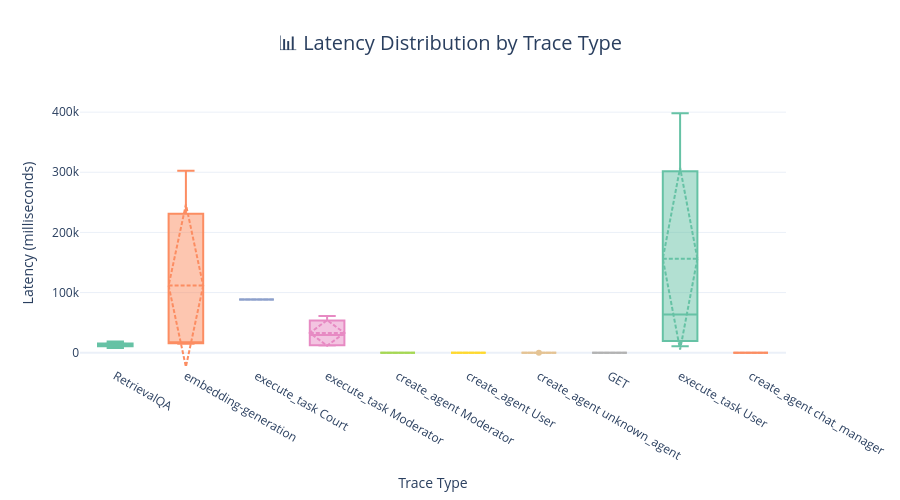
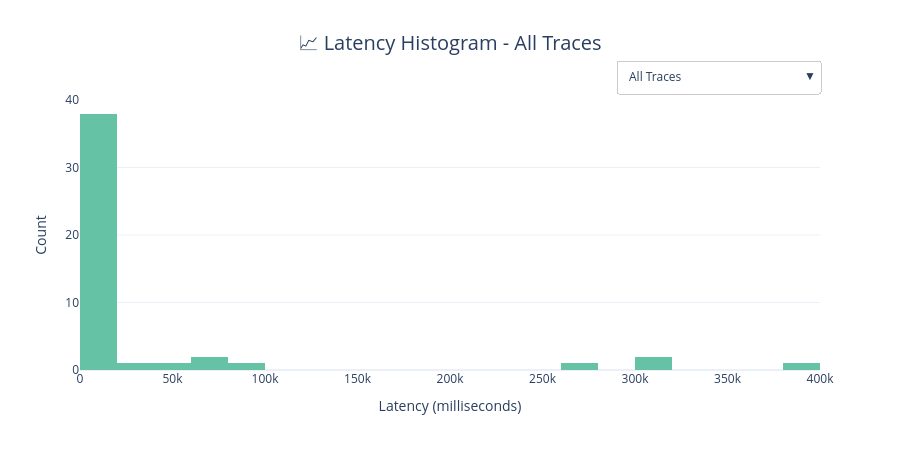
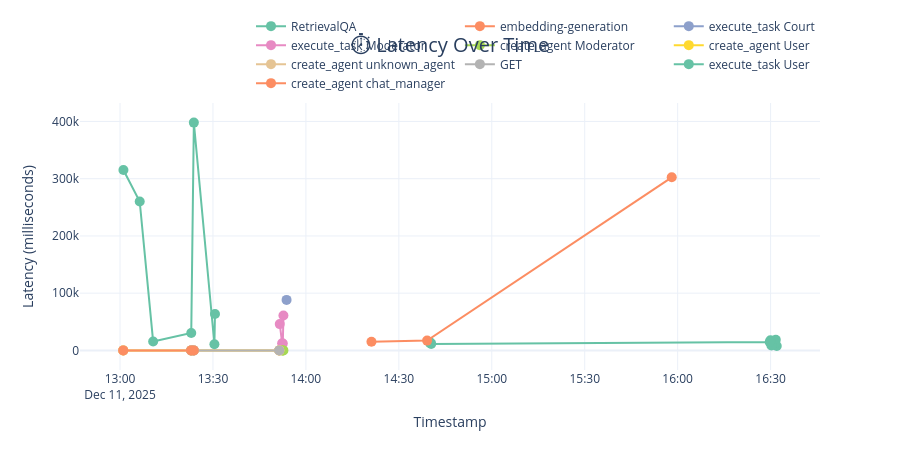

Notebook code cell kept with these figures, in order:
### Code cell
# 📊 Create interactive visualizations to explore RAG pipeline performance
# Educational Goal: Show how to properly analyze performance metrics by trace type

if not df.empty and df['latency_ms'].notna().any():
    import plotly.graph_objects as go
    import plotly.express as px
    
    # Filter out traces without latency data
    df_with_latency = df[df['latency_ms'].notna()].copy()
    
    # Define a clean, colorblind-friendly palette
    colors = px.colors.qualitative.Set2
    
    # ═══════════════════════════════════════════════════════════════════════
    # VISUALIZATION 1: Box Plot - Latency Distribution by Trace Type
    # ═══════════════════════════════════════════════════════════════════════
    # Why: Shows that different operations have VASTLY different performance profiles
    # Key Learning: Never mix metrics from different operation types!
    
    fig1 = go.Figure()
    
    for i, trace_type in enumerate(df_with_latency['name'].unique()):
        trace_latencies = df_with_latency[df_with_latency['name'] == trace_type]['latency_ms']
        fig1.add_trace(go.Box(
            y=trace_latencies,
            name=trace_type,
            marker_color=colors[i % len(colors)],
            boxmean='sd',  # Show mean and std deviation
            hovertemplate="<b>%{fullData.name}</b><br>Latency: %{y:.0f} ms<extra></extra>"
        ))
    
    fig1.update_layout(
        title={
            'text': "📊 Latency Distribution by Trace Type",
            'x': 0.5,
            'xanchor': 'center',
            'font': {'size': 20}
        },
        yaxis_title="Latency (milliseconds)",
        xaxis_title="Trace Type",
        template="plotly_white",
        height=500,
        showlegend=False,
        hovermode='closest'
    )
    
    fig1.show()
    
    # ═══════════════════════════════════════════════════════════════════════
    # VISUALIZATION 2: Interactive Histogram with Dropdown Filter
    # ═══════════════════════════════════════════════════════════════════════
    # Why: Allows exploring each trace type's distribution independently
    # Key Learning: RetrievalQA (8-13s) vs embedding-generation (1-2s) are different operations
    
    fig2 = go.Figure()
    
    # Add histogram for all traces (problematic - shows mixed distributions!)
    fig2.add_trace(go.Histogram(
        x=df_with_latency['latency_ms'],
        name='All Traces',
        nbinsx=20,
        visible=True,
        marker_color=colors[0],
        hovertemplate="Latency: %{x:.0f} ms<br>Count: %{y}<extra></extra>"
    ))
    
    # Add histogram for each trace type (proper segmentation)
    for i, trace_type in enumerate(df_with_latency['name'].unique()):
        trace_latencies = df_with_latency[df_with_latency['name'] == trace_type]['latency_ms']
        fig2.add_trace(go.Histogram(
            x=trace_latencies,
            name=trace_type,
            nbinsx=15,
            visible=False,
            marker_color=colors[i % len(colors)],
            hovertemplate=f"<b>{trace_type}</b><br>Latency: %{{x:.0f}} ms<br>Count: %{{y}}<extra></extra>"
        ))
    
    # Create dropdown menu for filtering
    buttons = [dict(
        label='All Traces',
        method='update',
        args=[{'visible': [True] + [False] * len(df_with_latency['name'].unique())},
              {'title': '📈 Latency Histogram - All Traces'}]
    )]
    
    for i, trace_type in enumerate(df_with_latency['name'].unique()):
        visible = [False] * (len(df_with_latency['name'].unique()) + 1)
        visible[i + 1] = True
        buttons.append(dict(
            label=trace_type,
            method='update',
            args=[{'visible': visible},
                  {'title': f'📈 Latency Histogram - {trace_type}'}]
        ))
    
    fig2.update_layout(
        title={
            'text': '📈 Latency Histogram - All Traces',
            'x': 0.5,
            'xanchor': 'center',
            'font': {'size': 20}
        },
        xaxis_title='Latency (milliseconds)',
        yaxis_title='Count',
        template="plotly_white",
        updatemenus=[dict(
            active=0,
            buttons=buttons,
            direction="down",
            showactive=True,
            x=1.0,
            xanchor="right",
            y=1.15,
            yanchor="top",
            bgcolor="white",
            bordercolor="#ccc",
            borderwidth=1
        )],
        height=450
    )
    
    fig2.show()
    
    # ═══════════════════════════════════════════════════════════════════════
    # VISUALIZATION 3: Timeline - Latency Over Time
    # ═══════════════════════════════════════════════════════════════════════
    # Why: Detect performance degradation or improvements over time
    # Key Learning: Watch for trends, spikes, or degradation patterns
    
    fig3 = go.Figure()
    
    for i, trace_type in enumerate(df_with_latency['name'].unique()):
        trace_df = df_with_latency[df_with_latency['name'] == trace_type]
        fig3.add_trace(go.Scatter(
            x=trace_df['timestamp'],
            y=trace_df['latency_ms'],
            mode='markers+lines',
            name=trace_type,
            marker=dict(size=10, color=colors[i % len(colors)]),
            line=dict(width=2, color=colors[i % len(colors)]),
            hovertemplate="<b>%{fullData.name}</b><br>Time: %{x}<br>Latency: %{y:.0f} ms<extra></extra>"
        ))
    
    fig3.update_layout(
        title={
            'text': "⏱️ Latency Over Time",
            'x': 0.5,
            'xanchor': 'center',
            'font': {'size': 20}
        },
        xaxis_title='Timestamp',
        yaxis_title='Latency (milliseconds)',
        template="plotly_white",
        height=450,
        hovermode='closest',
        legend=dict(
            orientation="h",
            yanchor="bottom",
            y=1.02,
            xanchor="right",
            x=1
        )
    )
    
    fig3.show()
    
    # ═══════════════════════════════════════════════════════════════════════
    # SUMMARY STATISTICS TABLE
    # ═══════════════════════════════════════════════════════════════════════
    # Educational: Show statistics PER trace type (not mixed!)
    
    print("\n" + "="*80)
    print("📈 PERFORMANCE SUMMARY")
    print("="*80)
    
    for trace_type in df_with_latency['name'].unique():
        latencies = df_with_latency[df_with_latency['name'] == trace_type]['latency_ms']
        if len(latencies) > 0:
            print(f"\n🔹 {trace_type}")
            print(f"   Traces:  {len(latencies)}")
            print(f"   Min:     {latencies.min():.0f} ms  ({latencies.min()/1000:.2f} sec)")
            print(f"   Max:     {latencies.max():.0f} ms  ({latencies.max()/1000:.2f} sec)")
            print(f"   Mean:    {latencies.mean():.0f} ms  ({latencies.mean()/1000:.2f} sec)")
            print(f"   Median:  {latencies.median():.0f} ms  ({latencies.median()/1000:.2f} sec)")
            print(f"   Std Dev: {latencies.std():.0f} ms")
    
    print("\n" + "="*80)
    print("\n💡 Key Takeaway: RetrievalQA (~11s) is much slower than embedding-generation (~1.7s)")
    print("   because it involves vector search + LLM generation, while embeddings are just")
    print("   one model call. This is normal and expected!")
    print("\n" + "="*80)
    
    success(f"View detailed traces at {LANGFUSE_HOST}")
else:
    info("No trace data available for visualization. Run the RAG queries first!")

### Figure 1 — Plotly figure (JSON) as saved in the notebook; plotly's stock layout.template omitted (floating-point values rounded to 4 significant figures)
{"data": [{"boxmean": "sd", "hovertemplate": "<b>%{fullData.name}</b><br>Latency: %{y:.0f} ms<extra></extra>", "marker": {"color": "rgb(102,194,165)"}, "name": "RetrievalQA", "type": "box", "y": [7707.0, 18440.0, 12760.0, 8591.0, 17710.0, 14460.0, 11380.0, 13750.0, 13640.0]}, {"boxmean": "sd", "hovertemplate": "<b>%{fullData.name}</b><br>Latency: %{y:.0f} ms<extra></extra>", "marker": {"color": "rgb(252,141,98)"}, "name": "embedding-generation", "type": "box", "y": [302500.0, 17140.0, 14990.0]}, {"boxmean": "sd", "hovertemplate": "<b>%{fullData.name}</b><br>Latency: %{y:.0f} ms<extra></extra>", "marker": {"color": "rgb(141,160,203)"}, "name": "execute_task Court", "type": "box", "y": [88280.0]}, {"boxmean": "sd", "hovertemplate": "<b>%{fullData.name}</b><br>Latency: %{y:.0f} ms<extra></extra>", "marker": {"color": "rgb(231,138,195)"}, "name": "execute_task Moderator", "type": "box", "y": [60880.0, 11950.0, 12620.0, 45920.0]}, {"boxmean": "sd", "hovertemplate": "<b>%{fullData.name}</b><br>Latency: %{y:.0f} ms<extra></extra>", "marker": {"color": "rgb(166,216,84)"}, "name": "create_agent Moderator", "type": "box", "y": [1.0, 1.0, 1.0]}, {"boxmean": "sd", "hovertemplate": "<b>%{fullData.name}</b><br>Latency: %{y:.0f} ms<extra></extra>", "marker": {"color": "rgb(255,217,47)"}, "name": "create_agent User", "type": "box", "y": [1.0, 1.0, 2.0]}, {"boxmean": "sd", "hovertemplate": "<b>%{fullData.name}</b><br>Latency: %{y:.0f} ms<extra></extra>", "marker": {"color": "rgb(229,196,148)"}, "name": "create_agent unknown_agent", "type": "box", "y": [16.0, 16.0, 17.0, 16.0, 16.0, 16.0, 16.0, 16.0, 16.0, 16.0, 16.0]}, {"boxmean": "sd", "hovertemplate": "<b>%{fullData.name}</b><br>Latency: %{y:.0f} ms<extra></extra>", "marker": {"color": "rgb(179,179,179)"}, "name": "GET", "type": "box", "y": [11.0, 18.0, 15.0]}, {"boxmean": "sd", "hovertemplate": "<b>%{fullData.name}</b><br>Latency: %{y:.0f} ms<extra></extra>", "marker": {"color": "rgb(102,194,165)"}, "name": "execute_task User", "type": "box", "y": [63590.0, 10810.0, 398100.0, 30480.0, 15610.0, 260200.0, 315400.0]}, {"boxmean": "sd", "hovertemplate": "<b>%{fullData.name}</b><br>Latency: %{y:.0f} ms<extra></extra>", "marker": {"color": "rgb(252,141,98)"}, "name": "create_agent chat_manager", "type": "box", "y": [15.0, 15.0, 15.0]}], "layout": {"height": 500, "hovermode": "closest", "showlegend": false, "title": {"font": {"size": 20}, "text": "📊 Latency Distribution by Trace Type", "x": 0.5, "xanchor": "center"}, "xaxis": {"title": {"text": "Trace Type"}}, "yaxis": {"title": {"text": "Latency (milliseconds)"}}}}

### Figure 2 — Plotly figure (JSON) as saved in the notebook; plotly's stock layout.template omitted (floating-point values rounded to 4 significant figures)
{"data": [{"hovertemplate": "Latency: %{x:.0f} ms<br>Count: %{y}<extra></extra>", "marker": {"color": "rgb(102,194,165)"}, "name": "All Traces", "nbinsx": 20, "type": "histogram", "visible": true, "x": [7707.0, 18440.0, 12760.0, 8591.0, 17710.0, 14460.0, 302500.0, 11380.0, 13750.0, 13640.0, 17140.0, 14990.0, 88280.0, 60880.0, 1.0, 11950.0, 1.0, 12620.0, 1.0, 45920.0, 1.0, 16.0, 16.0, 17.0, 11.0, 63590.0, 10810.0, 398100.0, 15.0, 16.0, 16.0, 16.0, 18.0, 30480.0, 15.0, 1.0, 16.0, 16.0, 16.0, 15.0, 15610.0, 260200.0, 315400.0, 15.0, 2.0, 16.0, 16.0]}, {"hovertemplate": "<b>RetrievalQA</b><br>Latency: %{x:.0f} ms<br>Count: %{y}<extra></extra>", "marker": {"color": "rgb(102,194,165)"}, "name": "RetrievalQA", "nbinsx": 15, "type": "histogram", "visible": false, "x": [7707.0, 18440.0, 12760.0, 8591.0, 17710.0, 14460.0, 11380.0, 13750.0, 13640.0]}, {"hovertemplate": "<b>embedding-generation</b><br>Latency: %{x:.0f} ms<br>Count: %{y}<extra></extra>", "marker": {"color": "rgb(252,141,98)"}, "name": "embedding-generation", "nbinsx": 15, "type": "histogram", "visible": false, "x": [302500.0, 17140.0, 14990.0]}, {"hovertemplate": "<b>execute_task Court</b><br>Latency: %{x:.0f} ms<br>Count: %{y}<extra></extra>", "marker": {"color": "rgb(141,160,203)"}, "name": "execute_task Court", "nbinsx": 15, "type": "histogram", "visible": false, "x": [88280.0]}, {"hovertemplate": "<b>execute_task Moderator</b><br>Latency: %{x:.0f} ms<br>Count: %{y}<extra></extra>", "marker": {"color": "rgb(231,138,195)"}, "name": "execute_task Moderator", "nbinsx": 15, "type": "histogram", "visible": false, "x": [60880.0, 11950.0, 12620.0, 45920.0]}, {"hovertemplate": "<b>create_agent Moderator</b><br>Latency: %{x:.0f} ms<br>Count: %{y}<extra></extra>", "marker": {"color": "rgb(166,216,84)"}, "name": "create_agent Moderator", "nbinsx": 15, "type": "histogram", "visible": false, "x": [1.0, 1.0, 1.0]}, {"hovertemplate": "<b>create_agent User</b><br>Latency: %{x:.0f} ms<br>Count: %{y}<extra></extra>", "marker": {"color": "rgb(255,217,47)"}, "name": "create_agent User", "nbinsx": 15, "type": "histogram", "visible": false, "x": [1.0, 1.0, 2.0]}, {"hovertemplate": "<b>create_agent unknown_agent</b><br>Latency: %{x:.0f} ms<br>Count: %{y}<extra></extra>", "marker": {"color": "rgb(229,196,148)"}, "name": "create_agent unknown_agent", "nbinsx": 15, "type": "histogram", "visible": false, "x": [16.0, 16.0, 17.0, 16.0, 16.0, 16.0, 16.0, 16.0, 16.0, 16.0, 16.0]}, {"hovertemplate": "<b>GET</b><br>Latency: %{x:.0f} ms<br>Count: %{y}<extra></extra>", "marker": {"color": "rgb(179,179,179)"}, "name": "GET", "nbinsx": 15, "type": "histogram", "visible": false, "x": [11.0, 18.0, 15.0]}, {"hovertemplate": "<b>execute_task User</b><br>Latency: %{x:.0f} ms<br>Count: %{y}<extra></extra>", "marker": {"color": "rgb(102,194,165)"}, "name": "execute_task User", "nbinsx": 15, "type": "histogram", "visible": false, "x": [63590.0, 10810.0, 398100.0, 30480.0, 15610.0, 260200.0, 315400.0]}, {"hovertemplate": "<b>create_agent chat_manager</b><br>Latency: %{x:.0f} ms<br>Count: %{y}<extra></extra>", "marker": {"color": "rgb(252,141,98)"}, "name": "create_agent chat_manager", "nbinsx": 15, "type": "histogram", "visible": false, "x": [15.0, 15.0, 15.0]}], "layout": {"height": 450, "title": {"font": {"size": 20}, "text": "📈 Latency Histogram - All Traces", "x": 0.5, "xanchor": "center"}, "updatemenus": [{"active": 0, "bgcolor": "white", "bordercolor": "#ccc", "borderwidth": 1, "buttons": [{"args": [{"visible": [true, false, false, false, false, false, false, false, false, false, false]}, {"title": "📈 Latency Histogram - All Traces"}], "label": "All Traces", "method": "update"}, {"args": [{"visible": [false, true, false, false, false, false, false, false, false, false, false]}, {"title": "📈 Latency Histogram - RetrievalQA"}], "label": "RetrievalQA", "method": "update"}, {"args": [{"visible": [false, false, true, false, false, false, false, false, false, false, false]}, {"title": "📈 Latency Histogram - embedding-generation"}], "label": "embedding-generation", "method": "update"}, {"args": [{"visible": [false, false, false, true, false, false, false, false, false, false, false]}, {"title": "📈 Latency Histogram - execute_task Court"}], "label": "execute_task Court", "method": "update"}, {"args": [{"visible": [false, false, false, false, true, false, false, false, false, false, false]}, {"title": "📈 Latency Histogram - execute_task Moderator"}], "label": "execute_task Moderator", "method": "update"}, {"args": [{"visible": [false, false, false, false, false, true, false, false, false, false, false]}, {"title": "📈 Latency Histogram - create_agent Moderator"}], "label": "create_agent Moderator", "method": "update"}, {"args": [{"visible": [false, false, false, false, false, false, true, false, false, false, false]}, {"title": "📈 Latency Histogram - create_agent User"}], "label": "create_agent User", "method": "update"}, {"args": [{"visible": [false, false, false, false, false, false, false, true, false, false, false]}, {"title": "📈 Latency Histogram - create_agent unknown_agent"}], "label": "create_agent unknown_agent", "method": "update"}, {"args": [{"visible": [false, false, false, false, false, false, false, false, true, false, false]}, {"title": "📈 Latency Histogram - GET"}], "label": "GET", "method": "update"}, {"args": [{"visible": [false, false, false, false, false, false, false, false, false, true, false]}, {"title": "📈 Latency Histogram - execute_task User"}], "label": "execute_task User", "method": "update"}, {"args": [{"visible": [false, false, false, false, false, false, false, false, false, false, true]}, {"title": "📈 Latency Histogram - create_agent chat_manager"}], "label": "create_agent chat_manager", "method": "update"}], "direction": "down", "showactive": true, "x": 1, "xanchor": "right", "y": 1.15, "yanchor": "top"}], "xaxis": {"title": {"text": "Latency (milliseconds)"}}, "yaxis": {"title": {"text": "Count"}}}}

### Figure 3 — Plotly figure (JSON) as saved in the notebook; plotly's stock layout.template omitted (floating-point values rounded to 4 significant figures)
{"data": [{"hovertemplate": "<b>%{fullData.name}</b><br>Time: %{x}<br>Latency: %{y:.0f} ms<extra></extra>", "line": {"color": "rgb(102,194,165)", "width": 2}, "marker": {"color": "rgb(102,194,165)", "size": 10}, "mode": "markers+lines", "name": "RetrievalQA", "type": "scatter", "x": ["2025-12-11T16:31:59.049000", "2025-12-11T16:31:40.612000", "2025-12-11T16:31:27.848000", "2025-12-11T16:30:15.156000", "2025-12-11T16:29:57.444000", "2025-12-11T16:29:42.981000", "2025-12-11T14:40:26.392000", "2025-12-11T14:40:12.642000", "2025-12-11T14:39:59.003000"], "y": [7707.0, 18440.0, 12760.0, 8591.0, 17710.0, 14460.0, 11380.0, 13750.0, 13640.0]}, {"hovertemplate": "<b>%{fullData.name}</b><br>Time: %{x}<br>Latency: %{y:.0f} ms<extra></extra>", "line": {"color": "rgb(252,141,98)", "width": 2}, "marker": {"color": "rgb(252,141,98)", "size": 10}, "mode": "markers+lines", "name": "embedding-generation", "type": "scatter", "x": ["2025-12-11T15:58:05.139000", "2025-12-11T14:39:07.295000", "2025-12-11T14:21:09.550000"], "y": [302500.0, 17140.0, 14990.0]}, {"hovertemplate": "<b>%{fullData.name}</b><br>Time: %{x}<br>Latency: %{y:.0f} ms<extra></extra>", "line": {"color": "rgb(141,160,203)", "width": 2}, "marker": {"color": "rgb(141,160,203)", "size": 10}, "mode": "markers+lines", "name": "execute_task Court", "type": "scatter", "x": ["2025-12-11T13:53:45.491000"], "y": [88280.0]}, {"hovertemplate": "<b>%{fullData.name}</b><br>Time: %{x}<br>Latency: %{y:.0f} ms<extra></extra>", "line": {"color": "rgb(231,138,195)", "width": 2}, "marker": {"color": "rgb(231,138,195)", "size": 10}, "mode": "markers+lines", "name": "execute_task Moderator", "type": "scatter", "x": ["2025-12-11T13:52:44.580000", "2025-12-11T13:52:32.585000", "2025-12-11T13:52:19.923000", "2025-12-11T13:51:33.978000"], "y": [60880.0, 11950.0, 12620.0, 45920.0]}, {"hovertemplate": "<b>%{fullData.name}</b><br>Time: %{x}<br>Latency: %{y:.0f} ms<extra></extra>", "line": {"color": "rgb(166,216,84)", "width": 2}, "marker": {"color": "rgb(166,216,84)", "size": 10}, "mode": "markers+lines", "name": "create_agent Moderator", "type": "scatter", "x": ["2025-12-11T13:52:44.540000", "2025-12-11T13:52:32.545000", "2025-12-11T13:52:19.898000"], "y": [1.0, 1.0, 1.0]}, {"hovertemplate": "<b>%{fullData.name}</b><br>Time: %{x}<br>Latency: %{y:.0f} ms<extra></extra>", "line": {"color": "rgb(255,217,47)", "width": 2}, "marker": {"color": "rgb(255,217,47)", "size": 10}, "mode": "markers+lines", "name": "create_agent User", "type": "scatter", "x": ["2025-12-11T13:51:24.216000", "2025-12-11T13:22:57.366000", "2025-12-11T13:01:02.429000"], "y": [1.0, 1.0, 2.0]}, {"hovertemplate": "<b>%{fullData.name}</b><br>Time: %{x}<br>Latency: %{y:.0f} ms<extra></extra>", "line": {"color": "rgb(229,196,148)", "width": 2}, "marker": {"color": "rgb(229,196,148)", "size": 10}, "mode": "markers+lines", "name": "create_agent unknown_agent", "type": "scatter", "x": ["2025-12-11T13:51:24.192000", "2025-12-11T13:51:24.167000", "2025-12-11T13:51:24.141000", "2025-12-11T13:23:48.159000", "2025-12-11T13:23:48.135000", "2025-12-11T13:23:48.111000", "2025-12-11T13:22:57.342000", "2025-12-11T13:22:57.318000", "2025-12-11T13:22:57.292000", "2025-12-11T13:01:02.404000", "2025-12-11T13:01:02.378000"], "y": [16.0, 16.0, 17.0, 16.0, 16.0, 16.0, 16.0, 16.0, 16.0, 16.0, 16.0]}, {"hovertemplate": "<b>%{fullData.name}</b><br>Time: %{x}<br>Latency: %{y:.0f} ms<extra></extra>", "line": {"color": "rgb(179,179,179)", "width": 2}, "marker": {"color": "rgb(179,179,179)", "size": 10}, "mode": "markers+lines", "name": "GET", "type": "scatter", "x": ["2025-12-11T13:51:24.100000", "2025-12-11T13:23:48.063000", "2025-12-11T13:22:57.246000"], "y": [11.0, 18.0, 15.0]}, {"hovertemplate": "<b>%{fullData.name}</b><br>Time: %{x}<br>Latency: %{y:.0f} ms<extra></extra>", "line": {"color": "rgb(102,194,165)", "width": 2}, "marker": {"color": "rgb(102,194,165)", "size": 10}, "mode": "markers+lines", "name": "execute_task User", "type": "scatter", "x": ["2025-12-11T13:30:38.682000", "2025-12-11T13:30:27.869000", "2025-12-11T13:23:49.809000", "2025-12-11T13:22:59.281000", "2025-12-11T13:10:41.318000", "2025-12-11T13:06:21.140000", "2025-12-11T13:01:05.759000"], "y": [63590.0, 10810.0, 398100.0, 30480.0, 15610.0, 260200.0, 315400.0]}, {"hovertemplate": "<b>%{fullData.name}</b><br>Time: %{x}<br>Latency: %{y:.0f} ms<extra></extra>", "line": {"color": "rgb(252,141,98)", "width": 2}, "marker": {"color": "rgb(252,141,98)", "size": 10}, "mode": "markers+lines", "name": "create_agent chat_manager", "type": "scatter", "x": ["2025-12-11T13:23:48.242000", "2025-12-11T13:22:57.426000", "2025-12-11T13:01:02.490000"], "y": [15.0, 15.0, 15.0]}], "layout": {"height": 450, "hovermode": "closest", "legend": {"orientation": "h", "x": 1, "xanchor": "right", "y": 1.02, "yanchor": "bottom"}, "title": {"font": {"size": 20}, "text": "⏱️ Latency Over Time", "x": 0.5, "xanchor": "center"}, "xaxis": {"title": {"text": "Timestamp"}}, "yaxis": {"title": {"text": "Latency (milliseconds)"}}}}
